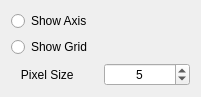
   <widget class="QWidget" name="layoutWidget">
    <property name="geometry">
     <rect>
      <x>570</x>
      <y>390</y>
      <width>201</width>
      <height>81</height>
     </rect>
    </property>
    <layout class="QVBoxLayout" name="verticalLayout_2">
     <item>
      <layout class="QVBoxLayout" name="verticalLayout">
       <item>
        <widget class="QRadioButton" name="radioButton">
         <property name="text">
          <string>Show Axis</string>
         </property>
         <property name="autoExclusive">
          <bool>false</bool>
         </property>
        </widget>
       </item>
       <item>
        <widget class="QRadioButton" name="radioButton_2">
         <property name="text">
          <string>Show Grid</string>
         </property>
         <property name="autoExclusive">
          <bool>false</bool>
         </property>
        </widget>
       </item>
      </layout>
     </item>
     <item>
      <layout class="QHBoxLayout" name="horizontalLayout_3">
       <item>
        <widget class="QLabel" name="label">
         <property name="text">
          <string>   Pixel Size</string>
         </property>
        </widget>
       </item>
       <item>
        <widget class="QSpinBox" name="spinBox">
         <property name="alignment">
          <set>Qt::AlignCenter</set>
         </property>
         <property name="maximum">
          <number>150</number>
         </property>
         <property name="value">
          <number>5</number>
         </property>
        </widget>
       </item>
      </layout>
     </item>
    </layout>
   </widget>
